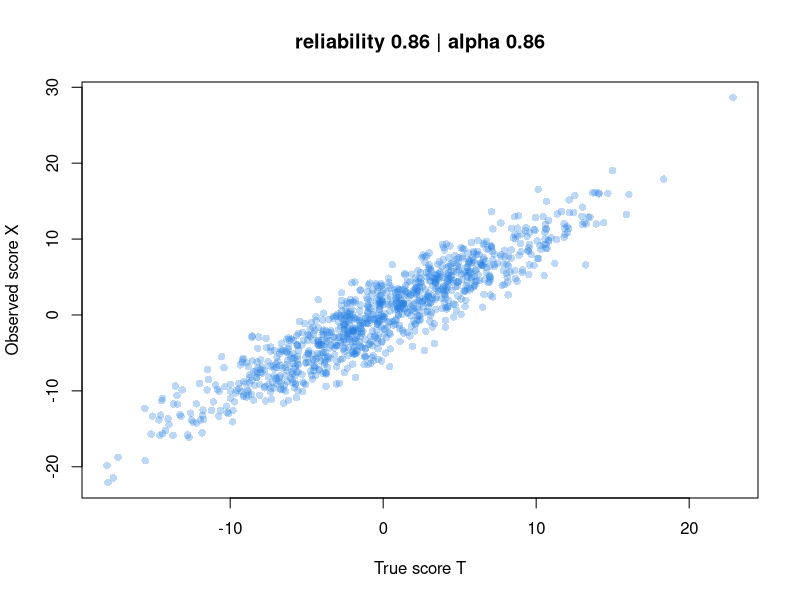

This chart was generated by the following R code:
# Is alpha a lower bound on reliability? Simulate a test from the classical model,
# where we know the true scores, and compare. Change `loadings` and run again.
# Base R only.
set.seed(1)
np <- 1000                               # respondents
loadings <- c(1, 1, 1, 1, 1, 1)          # equal: "tau-equivalent" items
# loadings <- c(0.3, 0.6, 1, 1, 1.5, 2)  # unequal: try this line instead
err_sd <- 1                              # error SD for every item

true <- rnorm(np)
items <- sapply(loadings, function(l) l * true + rnorm(np, sd = err_sd))
X <- rowSums(items)                      # observed sum score
tau <- sum(loadings) * true              # its true score, T

alpha <- function(x) { k <- ncol(x); k / (k - 1) * (1 - sum(apply(x, 2, var)) / var(rowSums(x))) }
cat("true reliability, cor(X, tau)^2:", round(cor(X, tau)^2, 3), "\n")
cat("Cronbach's alpha:             ", round(alpha(items), 3), "\n")

plot(tau, X, pch = 16, col = rgb(0.15, 0.5, 0.89, 0.3),
     xlab = "True score T", ylab = "Observed score X",
     main = paste("reliability", round(cor(X, tau)^2, 2), "| alpha", round(alpha(items), 2)))
